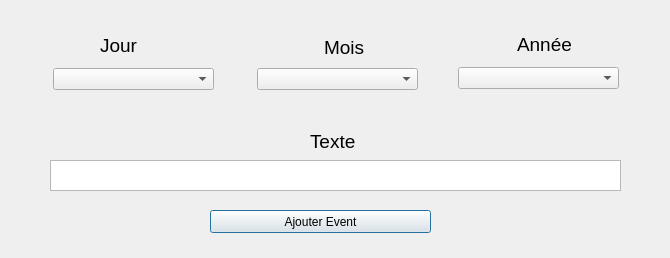
<?xml version="1.0" encoding="UTF-8"?>
<ui version="4.0">
 <class>Dialog</class>
 <widget class="QDialog" name="Dialog">
  <property name="geometry">
   <rect>
    <x>0</x>
    <y>0</y>
    <width>670</width>
    <height>258</height>
   </rect>
  </property>
  <property name="windowTitle">
   <string>Dialog</string>
  </property>
  <widget class="QComboBox" name="comboBox_jour">
   <property name="geometry">
    <rect>
     <x>53</x>
     <y>68</y>
     <width>161</width>
     <height>22</height>
    </rect>
   </property>
  </widget>
  <widget class="QComboBox" name="comboBox_mois">
   <property name="geometry">
    <rect>
     <x>257</x>
     <y>68</y>
     <width>161</width>
     <height>22</height>
    </rect>
   </property>
  </widget>
  <widget class="QComboBox" name="comboBox_annee">
   <property name="geometry">
    <rect>
     <x>458</x>
     <y>67</y>
     <width>161</width>
     <height>22</height>
    </rect>
   </property>
  </widget>
  <widget class="QTextEdit" name="textEdit">
   <property name="geometry">
    <rect>
     <x>50</x>
     <y>160</y>
     <width>571</width>
     <height>31</height>
    </rect>
   </property>
   <property name="font">
    <font>
     <family>Arial</family>
     <pointsize>13</pointsize>
    </font>
   </property>
  </widget>
  <widget class="QPushButton" name="pushButton">
   <property name="geometry">
    <rect>
     <x>210</x>
     <y>210</y>
     <width>221</width>
     <height>23</height>
    </rect>
   </property>
   <property name="text">
    <string>Ajouter Event</string>
   </property>
  </widget>
  <widget class="QLabel" name="label">
   <property name="geometry">
    <rect>
     <x>100</x>
     <y>34</y>
     <width>37</width>
     <height>22</height>
    </rect>
   </property>
   <property name="font">
    <font>
     <family>Arial</family>
     <pointsize>14</pointsize>
    </font>
   </property>
   <property name="text">
    <string>Jour</string>
   </property>
  </widget>
  <widget class="QLabel" name="label_2">
   <property name="geometry">
    <rect>
     <x>324</x>
     <y>36</y>
     <width>41</width>
     <height>22</height>
    </rect>
   </property>
   <property name="font">
    <font>
     <family>Arial</family>
     <pointsize>14</pointsize>
    </font>
   </property>
   <property name="text">
    <string>Mois</string>
   </property>
  </widget>
  <widget class="QLabel" name="label_3">
   <property name="geometry">
    <rect>
     <x>517</x>
     <y>33</y>
     <width>55</width>
     <height>22</height>
    </rect>
   </property>
   <property name="font">
    <font>
     <family>Arial</family>
     <pointsize>14</pointsize>
    </font>
   </property>
   <property name="text">
    <string>Année</string>
   </property>
  </widget>
  <widget class="QLabel" name="label_4">
   <property name="geometry">
    <rect>
     <x>310</x>
     <y>130</y>
     <width>46</width>
     <height>22</height>
    </rect>
   </property>
   <property name="font">
    <font>
     <family>Arial</family>
     <pointsize>14</pointsize>
    </font>
   </property>
   <property name="text">
    <string>Texte</string>
   </property>
  </widget>
 </widget>
 <resources/>
 <connections/>
</ui>
